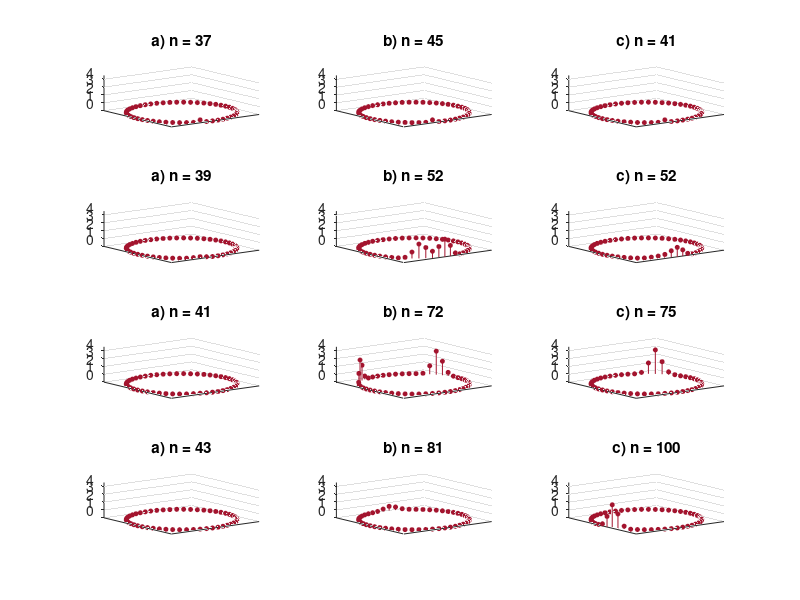

Reproduce this figure in MATLAB.
% Fig. 2.21: Second stimulation of cell 36 in the ring model (book, Section 2.5, Eq. 2.34)
% scenario a) n* = 37: signal dies out;  b) n* = 45: spreads in both directions;  c) n* = 41: circulates permanently
% (c) 2026 Philipp Kügler · Program for the book "Dynamical Systems in the Life Sciences" · MIT License (see LICENSE)
a = 0.89; b = 0.6; c = 0.28; k = 0.02; d = 0.4;
f1 = @(y1, y2) y1.^2 .* exp(y2 - y1) + k;

% resting state: compute a single cell for 180 steps starting from (0.2, c/(1 - a))
y1r = 0.2; y2r = c / (1 - a);
for j = 1:180
    y1neu = f1(y1r, y2r); y2r = a * y2r - b * y1r + c; y1r = y1neu;
end
Z = 50; schritte = 201;
rechts = [2:Z 1]; links = [Z 1:Z-1];                 % neighbors on the ring

winkel = linspace(0, 2 * pi, 51); winkel = winkel(1:50);
cx = cos(winkel); cy = sin(winkel);
namen = 'abc'; nstern = [37 45 41];
zeiten = [37 39 41 43; 45 52 72 81; 41 52 75 100];
for sp = 1:3
    n_stoer = nstern(sp);
    Y1 = y1r * ones(schritte + 1, Z); Y2 = y2r * ones(schritte + 1, Z);   % row n+1 = time step n
    Y1(1, 1) = 0.3;                                  % cell 1 starts excited
    for n = 0:schritte-1
        F = f1(Y1(n+1, :), Y2(n+1, :));
        Y1(n+2, :) = (1 - d) * F + d / 2 * (F(rechts) + F(links));
        Y2(n+2, :) = a * Y2(n+1, :) - b * Y1(n+1, :) + c;
        if n + 1 == n_stoer
            Y1(n+2, 36) = 0.3;                       % second stimulation of cell 36
        end
    end
    s = sprintf('%d, ', find(Y1(201, :) > 1));
    fprintf('Scenario %s) n* = %d: excited cells after 200 steps: [%s]\n', namen(sp), n_stoer, s(1:end-2));
    for z = 1:4
        n = zeiten(sp, z);
        subplot(4, 3, 3 * (z - 1) + sp);
        stem3(cx, cy, Y1(n+1, :), 'Color', [0.64 0.08 0.18], 'MarkerFaceColor', [0.64 0.08 0.18], 'MarkerEdgeColor', [0.64 0.08 0.18], 'MarkerSize', 3);
        zlim([0 4.5]); set(gca, 'XTick', [], 'YTick', []); title(sprintf('%s) n = %d', namen(sp), n));
    end
end
